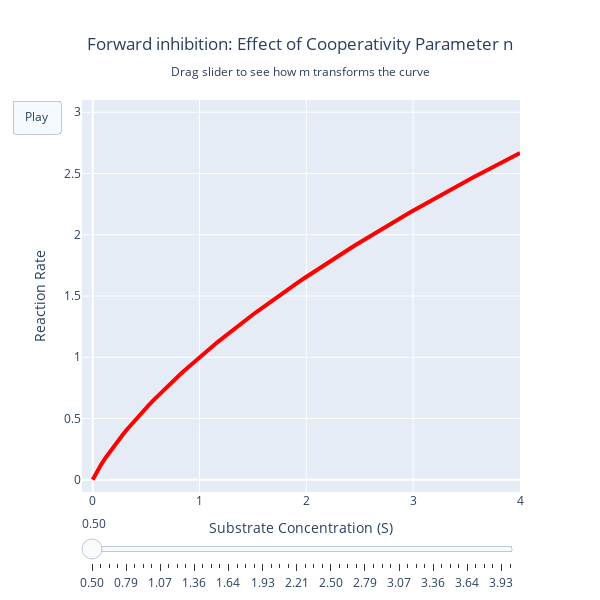

Source (notebook cell):
### Code cell
def forward_inhibition_kinetics(S, k_max, K_m, n, m):
    """
    Hill kinetics equation; reduces to Michaelis-Menten for n=1
    S: substrate concentration
    k_max: maximum reaction rate (includes enzyme concentration)
    K_m: Michaelis constant (fixed at 1)
    n: Hill exponent
    m: inhibition exponent (n<=m)
    """

    rate = (k_max * S**n) / (K_m + S**m)
    
    return rate

k_max, K_m, n = 2, 1, 1

S_values = linspace(0, 4, 100)  # substrate range

frames = []

m_animation = linspace(0.5, 4, 50)

for m_val in m_animation:
    rate_curve = forward_inhibition_kinetics(S_values, k_max, K_m, n, m_val)

    frames.append(go.Frame(
        data=[go.Scatter(
            x=S_values, 
            y=rate_curve,
            mode='lines',
            line=dict(color='red', width=4),
            name=f'm = {m_val:.2f}'
        )],
        name=f"m={m_val:.2f}"
    ))


# Create the animation figure
fig_animation = go.Figure(
    data=[go.Scatter(
        x=S_values, 
        y=forward_inhibition_kinetics(S_values, k_max, K_m, n, m_animation[0]),
        mode='lines',
        line=dict(color='red', width=4),
        name='Rate'
    )],
    layout=go.Layout(
        title=dict(
            text="Forward inhibition: Effect of Cooperativity Parameter n<br><sub>Drag slider to see how m transforms the curve</sub>",
            x=0.5
        ),
        xaxis=dict(title="Substrate Concentration (S)", range=[-0.1, S_values[-1]]),
        yaxis=dict(title="Reaction Rate", range=[-0.1, 3.1]),
        width=600,    # Figure width in pixels
        height=600,
        updatemenus=[dict(
            type="buttons",
            buttons=[dict(label="Play",
                         method="animate",
                         args=[None, {"frame": {"duration": 100, "redraw": True},
                                     "fromcurrent": True}])]
        )],
        sliders=[dict(
            steps=[dict(method="animate",
                       args=[[f"m={m_val:.2f}"],
                             {"mode": "immediate",
                              "frame": {"duration": 100, "redraw": True},
                              "transition": {"duration": 0}}],
                       label=f"{m_val:.2f}") for m_val in m_animation]
        )]

    ),
    frames=frames
)

fig_animation.show()

### Figure 1 — Plotly figure (JSON) as saved in the notebook; plotly's stock layout.template omitted (floating-point values rounded to 4 significant figures)
{"data": [{"line": {"color": "red", "width": 4}, "mode": "lines", "name": "Rate", "type": "scatter", "x": [0.0, 0.0404, 0.08081, 0.1212, 0.1616, 0.202, 0.2424, 0.2828, 0.3232, 0.3636, 0.404, 0.4444, 0.4848, 0.5253, 0.5657, 0.6061, 0.6465, 0.6869, 0.7273, 0.7677, 0.8081, 0.8485, 0.8889, 0.9293, 0.9697, 1.01, 1.051, 1.091, 1.131, 1.172, 1.212, 1.253, 1.293, 1.333, 1.374, 1.414, 1.455, 1.495, 1.535, 1.576, 1.616, 1.657, 1.697, 1.737, 1.778, 1.818, 1.859, 1.899, 1.939, 1.98, 2.02, 2.061, 2.101, 2.141, 2.182, 2.222, 2.263, 2.303, 2.343, 2.384, 2.424, 2.465, 2.505, 2.545, 2.586, 2.626, 2.667, 2.707, 2.747, 2.788, 2.828, 2.869, 2.909, 2.949, 2.99, 3.03, 3.071, 3.111, 3.152, 3.192, 3.232, 3.273, 3.313, 3.354, 3.394, 3.434, 3.475, 3.515, 3.556, 3.596, 3.636, 3.677, 3.717, 3.758, 3.798, 3.838, 3.879, 3.919, 3.96, 4.0], "y": [0.0, 0.06728, 0.1258, 0.1798, 0.2305, 0.2788, 0.3249, 0.3693, 0.4121, 0.4537, 0.494, 0.5333, 0.5717, 0.6091, 0.6457, 0.6815, 0.7167, 0.7512, 0.7851, 0.8183, 0.8511, 0.8833, 0.9151, 0.9463, 0.9772, 1.008, 1.038, 1.067, 1.096, 1.125, 1.154, 1.182, 1.21, 1.238, 1.265, 1.292, 1.319, 1.345, 1.371, 1.397, 1.423, 1.449, 1.474, 1.499, 1.524, 1.548, 1.573, 1.597, 1.621, 1.645, 1.669, 1.692, 1.715, 1.739, 1.762, 1.784, 1.807, 1.83, 1.852, 1.874, 1.896, 1.918, 1.94, 1.961, 1.983, 2.004, 2.026, 2.047, 2.068, 2.089, 2.109, 2.13, 2.15, 2.171, 2.191, 2.211, 2.231, 2.251, 2.271, 2.291, 2.311, 2.33, 2.35, 2.369, 2.388, 2.407, 2.426, 2.445, 2.464, 2.483, 2.502, 2.521, 2.539, 2.558, 2.576, 2.594, 2.612, 2.631, 2.649, 2.667]}], "layout": {"height": 600, "sliders": [{"steps": [{"args": [["m=0.50"], {"frame": {"duration": 100, "redraw": true}, "mode": "immediate", "transition": {"duration": 0}}], "label": "0.50", "method": "animate"}, {"args": [["m=0.57"], {"frame": {"duration": 100, "redraw": true}, "mode": "immediate", "transition": {"duration": 0}}], "label": "0.57", "method": "animate"}, {"args": [["m=0.64"], {"frame": {"duration": 100, "redraw": true}, "mode": "immediate", "transition": {"duration": 0}}], "label": "0.64", "method": "animate"}, {"args": [["m=0.71"], {"frame": {"duration": 100, "redraw": true}, "mode": "immediate", "transition": {"duration": 0}}], "label": "0.71", "method": "animate"}, {"args": [["m=0.79"], {"frame": {"duration": 100, "redraw": true}, "mode": "immediate", "transition": {"duration": 0}}], "label": "0.79", "method": "animate"}, {"args": [["m=0.86"], {"frame": {"duration": 100, "redraw": true}, "mode": "immediate", "transition": {"duration": 0}}], "label": "0.86", "method": "animate"}, {"args": [["m=0.93"], {"frame": {"duration": 100, "redraw": true}, "mode": "immediate", "transition": {"duration": 0}}], "label": "0.93", "method": "animate"}, {"args": [["m=1.00"], {"frame": {"duration": 100, "redraw": true}, "mode": "immediate", "transition": {"duration": 0}}], "label": "1.00", "method": "animate"}, {"args": [["m=1.07"], {"frame": {"duration": 100, "redraw": true}, "mode": "immediate", "transition": {"duration": 0}}], "label": "1.07", "method": "animate"}, {"args": [["m=1.14"], {"frame": {"duration": 100, "redraw": true}, "mode": "immediate", "transition": {"duration": 0}}], "label": "1.14", "method": "animate"}, {"args": [["m=1.21"], {"frame": {"duration": 100, "redraw": true}, "mode": "immediate", "transition": {"duration": 0}}], "label": "1.21", "method": "animate"}, {"args": [["m=1.29"], {"frame": {"duration": 100, "redraw": true}, "mode": "immediate", "transition": {"duration": 0}}], "label": "1.29", "method": "animate"}, {"args": [["m=1.36"], {"frame": {"duration": 100, "redraw": true}, "mode": "immediate", "transition": {"duration": 0}}], "label": "1.36", "method": "animate"}, {"args": [["m=1.43"], {"frame": {"duration": 100, "redraw": true}, "mode": "immediate", "transition": {"duration": 0}}], "label": "1.43", "method": "animate"}, {"args": [["m=1.50"], {"frame": {"duration": 100, "redraw": true}, "mode": "immediate", "transition": {"duration": 0}}], "label": "1.50", "method": "animate"}, {"args": [["m=1.57"], {"frame": {"duration": 100, "redraw": true}, "mode": "immediate", "transition": {"duration": 0}}], "label": "1.57", "method": "animate"}, {"args": [["m=1.64"], {"frame": {"duration": 100, "redraw": true}, "mode": "immediate", "transition": {"duration": 0}}], "label": "1.64", "method": "animate"}, {"args": [["m=1.71"], {"frame": {"duration": 100, "redraw": true}, "mode": "immediate", "transition": {"duration": 0}}], "label": "1.71", "method": "animate"}, {"args": [["m=1.79"], {"frame": {"duration": 100, "redraw": true}, "mode": "immediate", "transition": {"duration": 0}}], "label": "1.79", "method": "animate"}, {"args": [["m=1.86"], {"frame": {"duration": 100, "redraw": true}, "mode": "immediate", "transition": {"duration": 0}}], "label": "1.86", "method": "animate"}, {"args": [["m=1.93"], {"frame": {"duration": 100, "redraw": true}, "mode": "immediate", "transition": {"duration": 0}}], "label": "1.93", "method": "animate"}, {"args": [["m=2.00"], {"frame": {"duration": 100, "redraw": true}, "mode": "immediate", "transition": {"duration": 0}}], "label": "2.00", "method": "animate"}, {"args": [["m=2.07"], {"frame": {"duration": 100, "redraw": true}, "mode": "immediate", "transition": {"duration": 0}}], "label": "2.07", "method": "animate"}, {"args": [["m=2.14"], {"frame": {"duration": 100, "redraw": true}, "mode": "immediate", "transition": {"duration": 0}}], "label": "2.14", "method": "animate"}, {"args": [["m=2.21"], {"frame": {"duration": 100, "redraw": true}, "mode": "immediate", "transition": {"duration": 0}}], "label": "2.21", "method": "animate"}, {"args": [["m=2.29"], {"frame": {"duration": 100, "redraw": true}, "mode": "immediate", "transition": {"duration": 0}}], "label": "2.29", "method": "animate"}, {"args": [["m=2.36"], {"frame": {"duration": 100, "redraw": true}, "mode": "immediate", "transition": {"duration": 0}}], "label": "2.36", "method": "animate"}, {"args": [["m=2.43"], {"frame": {"duration": 100, "redraw": true}, "mode": "immediate", "transition": {"duration": 0}}], "label": "2.43", "method": "animate"}, {"args": [["m=2.50"], {"frame": {"duration": 100, "redraw": true}, "mode": "immediate", "transition": {"duration": 0}}], "label": "2.50", "method": "animate"}, {"args": [["m=2.57"], {"frame": {"duration": 100, "redraw": true}, "mode": "immediate", "transition": {"duration": 0}}], "label": "2.57", "method": "animate"}, {"args": [["m=2.64"], {"frame": {"duration": 100, "redraw": true}, "mode": "immediate", "transition": {"duration": 0}}], "label": "2.64", "method": "animate"}, {"args": [["m=2.71"], {"frame": {"duration": 100, "redraw": true}, "mode": "immediate", "transition": {"duration": 0}}], "label": "2.71", "method": "animate"}, {"args": [["m=2.79"], {"frame": {"duration": 100, "redraw": true}, "mode": "immediate", "transition": {"duration": 0}}], "label": "2.79", "method": "animate"}, {"args": [["m=2.86"], {"frame": {"duration": 100, "redraw": true}, "mode": "immediate", "transition": {"duration": 0}}], "label": "2.86", "method": "animate"}, {"args": [["m=2.93"], {"frame": {"duration": 100, "redraw": true}, "mode": "immediate", "transition": {"duration": 0}}], "label": "2.93", "method": "animate"}, {"args": [["m=3.00"], {"frame": {"duration": 100, "redraw": true}, "mode": "immediate", "transition": {"duration": 0}}], "label": "3.00", "method": "animate"}, {"args": [["m=3.07"], {"frame": {"duration": 100, "redraw": true}, "mode": "immediate", "transition": {"duration": 0}}], "label": "3.07", "method": "animate"}, {"args": [["m=3.14"], {"frame": {"duration": 100, "redraw": true}, "mode": "immediate", "transition": {"duration": 0}}], "label": "3.14", "method": "animate"}, {"args": [["m=3.21"], {"frame": {"duration": 100, "redraw": true}, "mode": "immediate", "transition": {"duration": 0}}], "label": "3.21", "method": "animate"}, {"args": [["m=3.29"], {"frame": {"duration": 100, "redraw": true}, "mode": "immediate", "transition": {"duration": 0}}], "label": "3.29", "method": "animate"}, {"args": [["m=3.36"], {"frame": {"duration": 100, "redraw": true}, "mode": "immediate", "transition": {"duration": 0}}], "label": "3.36", "method": "animate"}, {"args": [["m=3.43"], {"frame": {"duration": 100, "redraw": true}, "mode": "immediate", "transition": {"duration": 0}}], "label": "3.43", "method": "animate"}, {"args": [["m=3.50"], {"frame": {"duration": 100, "redraw": true}, "mode": "immediate", "transition": {"duration": 0}}], "label": "3.50", "method": "animate"}, {"args": [["m=3.57"], {"frame": {"duration": 100, "redraw": true}, "mode": "immediate", "transition": {"duration": 0}}], "label": "3.57", "method": "animate"}, {"args": [["m=3.64"], {"frame": {"duration": 100, "redraw": true}, "mode": "immediate", "transition": {"duration": 0}}], "label": "3.64", "method": "animate"}, {"args": [["m=3.71"], {"frame": {"duration": 100, "redraw": true}, "mode": "immediate", "transition": {"duration": 0}}], "label": "3.71", "method": "animate"}, {"args": [["m=3.79"], {"frame": {"duration": 100, "redraw": true}, "mode": "immediate", "transition": {"duration": 0}}], "label": "3.79", "method": "animate"}, {"args": [["m=3.86"], {"frame": {"duration": 100, "redraw": true}, "mode": "immediate", "transition": {"duration": 0}}], "label": "3.86", "method": "animate"}, {"args": [["m=3.93"], {"frame": {"duration": 100, "redraw": true}, "mode": "immediate", "transition": {"duration": 0}}], "label": "3.93", "method": "animate"}, {"args": [["m=4.00"], {"frame": {"duration": 100, "redraw": true}, "mode": "immediate", "transition": {"duration": 0}}], "label": "4.00", "method": "animate"}]}], "title": {"text": "Forward inhibition: Effect of Cooperativity Parameter n<br><sub>Drag slider to see how m transforms the curve</sub>", "x": 0.5}, "updatemenus": [{"buttons": [{"args": [null, {"frame": {"duration": 100, "redraw": true}, "fromcurrent": true}], "label": "Play", "method": "animate"}], "type": "buttons"}], "width": 600, "xaxis": {"range": [-0.1, 4], "title": {"text": "Substrate Concentration (S)"}}, "yaxis": {"range": [-0.1, 3.1], "title": {"text": "Reaction Rate"}}}}
